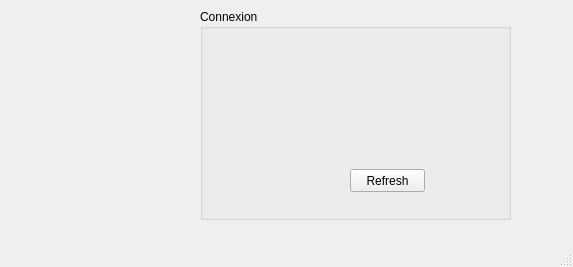
<?xml version="1.0" encoding="UTF-8"?>
<ui version="4.0">
 <class>MainWindow1</class>
 <widget class="QMainWindow" name="MainWindow1">
  <property name="geometry">
   <rect>
    <x>0</x>
    <y>0</y>
    <width>573</width>
    <height>267</height>
   </rect>
  </property>
  <property name="windowTitle">
   <string>MainWindow</string>
  </property>
  <widget class="QWidget" name="centralwidget">
   <widget class="QGroupBox" name="groupBox">
    <property name="geometry">
     <rect>
      <x>200</x>
      <y>9</y>
      <width>311</width>
      <height>211</height>
     </rect>
    </property>
    <property name="title">
     <string>Connexion</string>
    </property>
    <widget class="QPushButton" name="pushButton">
     <property name="geometry">
      <rect>
       <x>150</x>
       <y>160</y>
       <width>75</width>
       <height>23</height>
      </rect>
     </property>
     <property name="text">
      <string>Refresh</string>
     </property>
    </widget>
    <widget class="QLabel" name="label_arduino1">
     <property name="geometry">
      <rect>
       <x>120</x>
       <y>80</y>
       <width>111</width>
       <height>31</height>
      </rect>
     </property>
     <property name="text">
      <string/>
     </property>
    </widget>
   </widget>
  </widget>
  <widget class="QMenuBar" name="menubar">
   <property name="geometry">
    <rect>
     <x>0</x>
     <y>0</y>
     <width>573</width>
     <height>22</height>
    </rect>
   </property>
  </widget>
  <widget class="QStatusBar" name="statusbar"/>
 </widget>
 <resources/>
 <connections/>
</ui>
